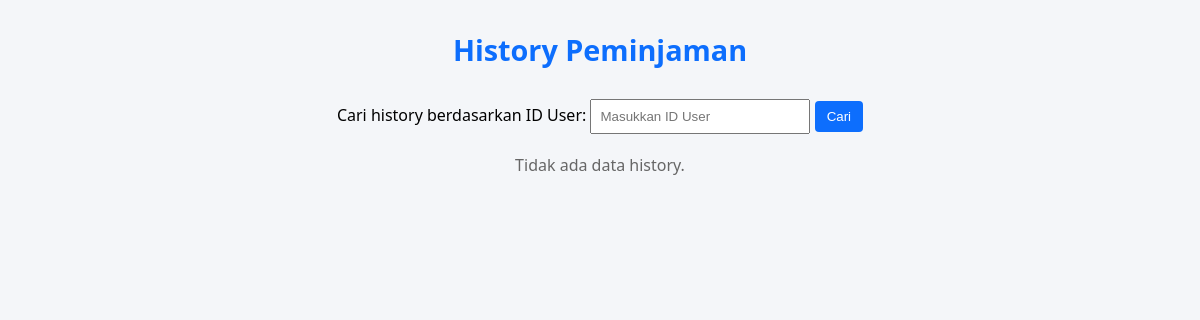
Page /history/view_history.php?id_user=2 (signed in) on the earlier database version.
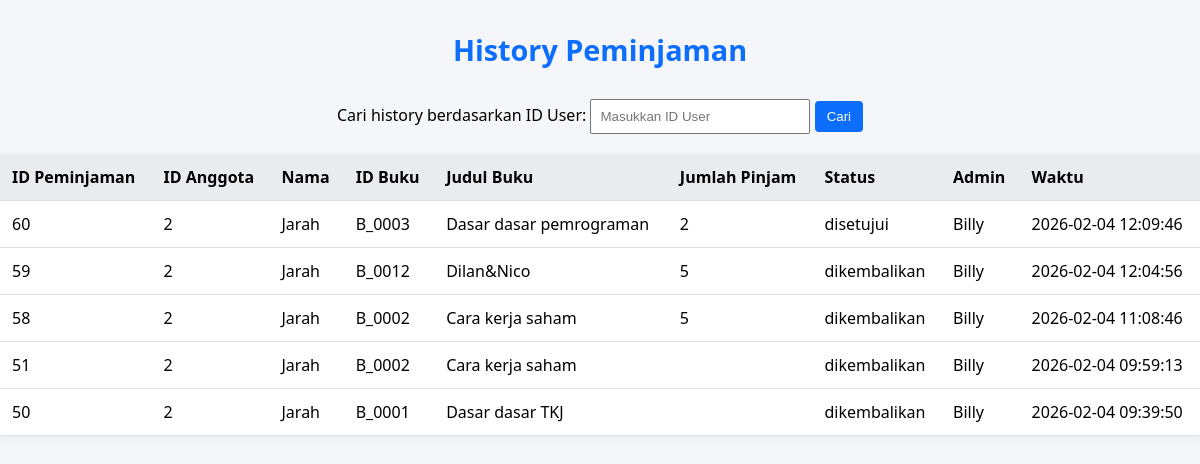
Same page on the later database version.
### tables this page shows
CREATE TABLE `tbl_history` (
  `id_history` int(20) NOT NULL,
  `id_peminjaman` int(11) NOT NULL,
  `id` int(11) NOT NULL,
  `id_buku` varchar(60) NOT NULL,
  `jumlah_pinjam` varchar(50) NOT NULL,
  `status` varchar(20) NOT NULL,
  `admin` varchar(50) NOT NULL,
  `waktu` datetime NOT NULL
);

CREATE TABLE `tbl_users` (
  `id` int(11) NOT NULL,
  `nama` varchar(60) NOT NULL,
  `no_tlp` varchar(50) NOT NULL,
  `email` varchar(200) NOT NULL,
  `username` varchar(60) NOT NULL,
  `password` varchar(50) NOT NULL,
  `akses` varchar(15) NOT NULL
);

CREATE TABLE `tbl_buku` (
  `id_buku` varchar(10) NOT NULL,
  `judul_buku` varchar(200) NOT NULL,
  `sinopsis` varchar(300) NOT NULL,
  `jumlah_halaman` int(11) NOT NULL,
  `jumlah_buku` int(11) NOT NULL,
  `id_kategori` varchar(10) NOT NULL,
  `id_penerbit` varchar(10) NOT NULL,
  `tahun_terbit` int(11) NOT NULL
);

### history/view_history.php (the view, shortened to what this page needs)
<?php
include __DIR__ . '/../inc/conect.php';
$akses_login = $_SESSION['akses'];
$data = null;
if ($akses_login === 'admin') {
    if (isset($_GET['id_user']) && trim($_GET['id_user']) !== '') {
        $id_user = mysqli_real_escape_string($koneksi, trim($_GET['id_user']));
        $data = mysqli_query($koneksi, "
            SELECT h.*, b.judul_buku, u.nama
            FROM tbl_history h
            JOIN tbl_users u ON h.id = u.id
            JOIN tbl_buku b ON h.id_buku = b.id_buku
            WHERE h.id = '$id_user'
            AND h.waktu = (
                SELECT MAX(waktu) FROM tbl_history h2 WHERE h2.id_peminjaman = h.id_peminjaman
            )
            ORDER BY h.waktu DESC
        ");
    }
}
?>
<!DOCTYPE html>
<html lang="id">
<head>
</head>
<body>
    <h2>History Peminjaman</h2>
    <?php if ($akses_login === 'admin') { ?>
        <form method="get" action="dashboard.php">
            <label>Cari history berdasarkan ID User:</label>
            <input type="text" name="id_user" placeholder="Masukkan ID User">
            <button type="submit">Cari</button>
        </form>
    <?php } ?>
    <?php if ($data && mysqli_num_rows($data) > 0) { ?>
        <table>
            <tr>
                <th>ID Peminjaman</th>
                <th>ID Anggota</th>
                <th>Nama</th>
                <th>ID Buku</th>
                <th>Judul Buku</th>
                <th>Jumlah Pinjam</th>
                <th>Status</th>
                <th>Admin</th>
                <th>Waktu</th>
            </tr>
            <?php while ($row = mysqli_fetch_assoc($data)) { ?>
                <tr>
                    <td><?= $row['id_peminjaman']; ?></td>
                    <td><?= $row['id']; ?></td>
                    <td><?= $row['nama']; ?></td>
                    <td><?= $row['id_buku']; ?></td>
                    <td><?= $row['judul_buku']; ?></td>
                    <td><?= $row['jumlah_pinjam']; ?></td>
                    <td><?= $row['status']; ?></td>
                    <td><?= $row['admin']; ?></td>
                    <td><?= $row['waktu']; ?></td>
                </tr>
            <?php } ?>
        </table>
    <?php } else { ?>
        <p>Tidak ada data history.</p>
    <?php } ?>
</body>
</html>

Differences in the rows shown:
added tbl_history: id_peminjaman "60", id "2", id.nama "Jarah", id_buku "B_0003", id_buku.judul_buku "Dasar dasar pemrograman", jumlah_pinjam "2", status "disetujui", admin "Billy", waktu "2026-02-04 12:09:46"
added tbl_history: id_peminjaman "59", id "2", id.nama "Jarah", id_buku "B_0012", id_buku.judul_buku "Dilan&Nico", jumlah_pinjam "5", status "dikembalikan", admin "Billy", waktu "2026-02-04 12:04:56"
added tbl_history: id_peminjaman "58", id "2", id.nama "Jarah", id_buku "B_0002", id_buku.judul_buku "Cara kerja saham", jumlah_pinjam "5", status "dikembalikan", admin "Billy", waktu "2026-02-04 11:08:46"
added tbl_history: id_peminjaman "51", id "2", id.nama "Jarah", id_buku "B_0002", id_buku.judul_buku "Cara kerja saham", status "dikembalikan", admin "Billy", waktu "2026-02-04 09:59:13"
added tbl_history: id_peminjaman "50", id "2", id.nama "Jarah", id_buku "B_0001", id_buku.judul_buku "Dasar dasar TKJ", status "dikembalikan", admin "Billy", waktu "2026-02-04 09:39:50"
Other differences:
text no longer shown: "Tidak ada data history."
text now shown: "ID Peminjaman ID Anggota Nama ID Buku Judul Buku Jumlah Pinjam Status Admin Waktu"
